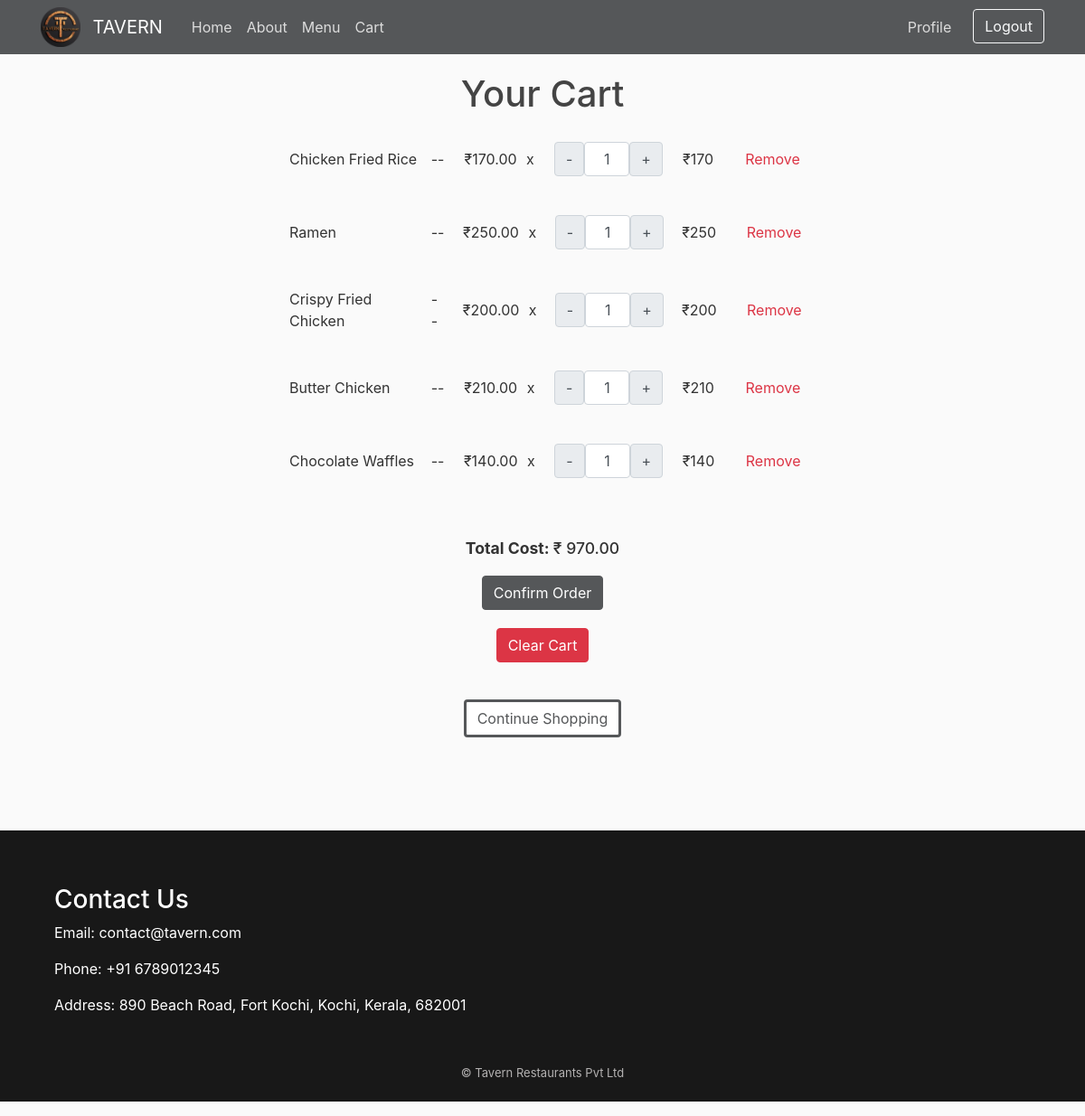
The page /view-cart/ (signed in) on the database as committed earlier.
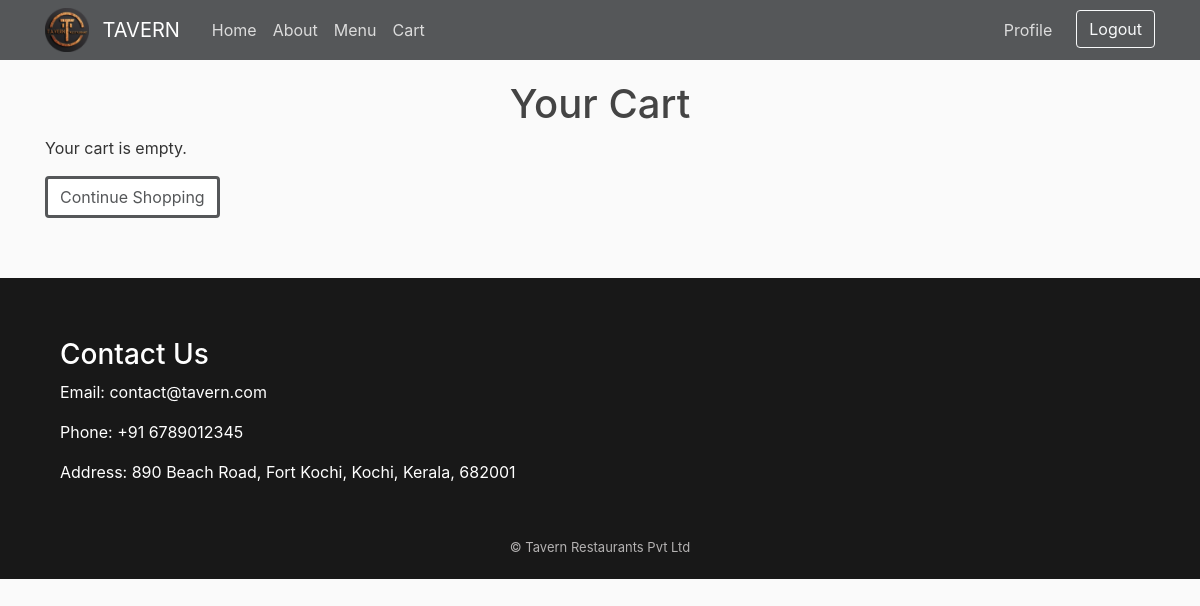
The same page on the database as committed later.
### menu/models.py (models this page shows, shortened)
class Cart(models.Model):
    user = models.ForeignKey(User, on_delete=models.CASCADE)
    menu = models.ForeignKey(Menu, on_delete=models.CASCADE)
    menuQty = models.IntegerField(null=False, blank=False)
    date = models.DateTimeField(auto_now_add=True)

class Menu(models.Model):
    title = models.CharField(max_length=100)
    content = models.TextField()
    date_posted = models.DateTimeField(default=timezone.now)
    price = models.DecimalField(max_digits=10, decimal_places=2)
    image = models.ImageField(default="menu/default.jpg", upload_to="menu")
    def __str__(self):
        return self.title

### menu/controller/cart.py (the view)
# urls.py: path('view-cart/', cart.viewcart,  name='view-cart'),
def viewcart(request):
    cart = Cart.objects.filter(user=request.user)
    cart_items = Cart.objects.filter(user=request.user)
    total_cost = sum(item.menu.price * item.menuQty for item in cart_items)
    context = {
        'cart':cart,
        'total_cost':total_cost
    }
    return render(request, 'menu/view_cart.html', context)

### menu/templates/menu/view_cart.html (shortened to what this page needs)
{% extends "menu/base.html" %}
{% load static %}
{% block head %}
<link rel="stylesheet" href="{% static 'menu/cart.css' %}" />
{% endblock head%}
{% block content %}
<h1 class="menuTitle">Your Cart</h1>
{% if cart %}
<ul class="cartBox">
  {% for item in cart %}
  <li class="cartItem menuCard">
    <div class="cartInfo"><span>{{ item.menu }}</span> <span> -- </span></div>
    <div class="cartdetails">
      <span>₹{{ item.menu.price }} &ThickSpace;x</span>
      <div class="cartBtns">
        <div class="qtyBtnGroup">
          <button class="input-group-text changeQty decrement-btn">-</button>
          <input type="text" name="Quantity" value={{item.menuQty}} class="form-control qty-input text-center">
          <button class="input-group-text  changeQty increment-btn">+</button>
        </div>
      </div>
      <span class="item-cost">₹{% widthratio item.menu.price 1 item.menuQty %}</span>
      <div class="addBtnGroup">
        <button type="button" class="btn btn-link text-danger remBtn">Remove</button>
      </div>
    </div>
  </li>
  {% endfor %}
</ul>
<div class="cartFun">
  <p><strong>Total Cost: </strong> ₹ <span class="total-cost">{{ total_cost }}</span></p>
  <form method="POST" action="{% url 'confirm-order' %}">
    <button type="submit" class="btn btn-primary">Confirm Order</button>
  </form>
  <a href="{% url 'clear-cart' %}" class="btn btn-danger">Clear Cart</a>
  {% else %}
  <p>Your cart is empty.</p>
  {% endif %}
  <a href="{% url 'menu' %}" class="btn btn-secondary">Continue Shopping</a>
</div>
{% endblock content %}

Rows that differ between the two databases and show on the page:
removed Cart: menu "Chicken Fried Rice", menu.price "170.00", Quantity "1", menu+menuQty "170"
removed Cart: menu "Ramen", menu.price "250.00", Quantity "1", menu+menuQty "250"
removed Cart: menu "Crispy Fried Chicken", menu.price "200.00", Quantity "1", menu+menuQty "200"
removed Cart: menu "Butter Chicken", menu.price "210.00", Quantity "1", menu+menuQty "210"
removed Cart: menu "Chocolate Waffles", menu.price "140.00", Quantity "1", menu+menuQty "140"
Other text that changed with them:
{{ total_cost }}: "970.00" → (not shown)
text no longer shown: "Total Cost: ₹ Confirm Order Clear Cart"
text now shown: "Your cart is empty."
